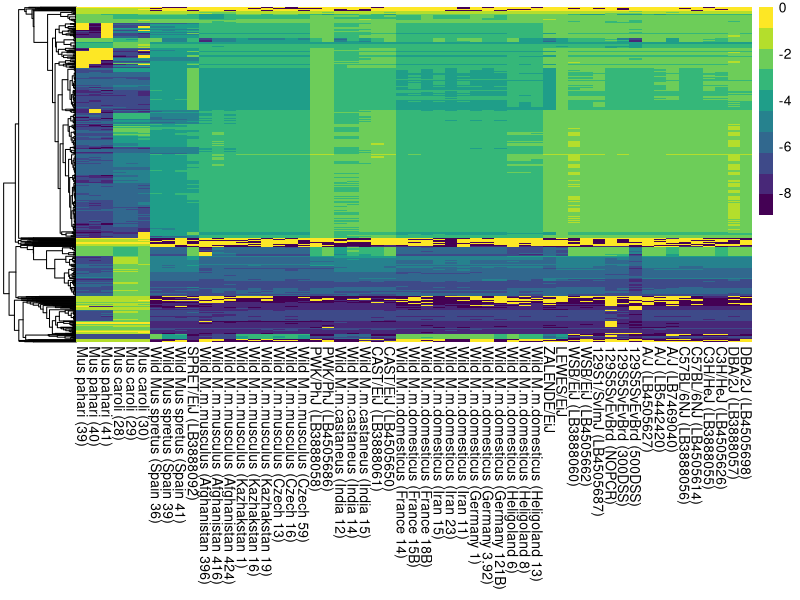

Recreate this plot in R.
## ---- chunk 1
library(pheatmap)
library('viridis')
#setwd('~/Downloads/Figures/Figure1/')
## ---- chunk 2
#setwd('~/Box Sync/Dumont_Lab/k-merDigging/kmer_variance/data/')
k15mers <- read.table(file = 'top_1000_fixed_sorted.txt', header = TRUE, sep = '\t')

k15mersheatmap <- as.matrix(k15mers[,4:62])
k15mersheatmap[is.na(k15mersheatmap)] <- 0
## ---- chunk 3
k15merslogtrans <- log10(k15mers[,4:62])

#Ordering the columns by phylogenetic similarity
k15merslogtransordered <- k15merslogtrans[,48:50]
k15merslogtransordered <- cbind(k15merslogtransordered,k15merslogtrans[,12:14])
k15merslogtransordered <- cbind(k15merslogtransordered,k15merslogtrans[,54:56])
k15merslogtransordered <- cbind(k15merslogtransordered,k15merslogtrans[,53])
k15merslogtransordered <- cbind(k15merslogtransordered,k15merslogtrans[,39:47])
k15merslogtransordered <- cbind(k15merslogtransordered,k15merslogtrans[,51:52])
k15merslogtransordered <- cbind(k15merslogtransordered,k15merslogtrans[,15:19])
k15merslogtransordered <- cbind(k15merslogtransordered,k15merslogtrans[,22:37])
k15merslogtransordered <- cbind(k15merslogtransordered,k15merslogtrans[,59])
k15merslogtransordered <- cbind(k15merslogtransordered,k15merslogtrans[,38])
k15merslogtransordered <- cbind(k15merslogtransordered,k15merslogtrans[,57:58])
k15merslogtransordered <- cbind(k15merslogtransordered,k15merslogtrans[,1:11])
k15merslogtransordered <- cbind(k15merslogtransordered,k15merslogtrans[,20:21])
k15merslogtransordered <- k15merslogtransordered[,-32]
k15merslogtransordered <- k15merslogtransordered[,-32]
k15merslogtransordered <- k15merslogtransordered[,-32]
k15merslogtransordered <- k15merslogtransordered[,-35]

colnames(k15merslogtransordered) <- c("Mus pahari (39)","Mus pahari (40)","Mus pahari (41)", "Mus caroli (28)", "Mus caroli (29)", "Mus caroli (30)","Wild Mus spretus (Spain 36)", "Wild Mus spretus (Spain 39)", "Wild Mus spretus (Spain 41)", "SPRET/EiJ (LB3888092)", "Wild M.m.musculus (Afghanistan 396)", "Wild M.m.musculus (Afghanistan 416)","Wild M.m.musculus (Afghanistan 424)","Wild M.m.musculus (Kazhakstan 1)","Wild M.m.musculus (Kazhakstan 16)","Wild M.m.musculus (Kazhakstan 19)", "Wild M.m.musculus (Czech 13)","Wild M.m.musculus (Czech 16)","Wild M.m.musculus (Czech 59)","PWK/PhJ (LB3888058)","PWK/PhJ (LB4505686)","Wild M.m.castaneus (India 12)","Wild M.m.castaneus (India 14)","Wild M.m.castaneus (India 15)","CAST/EiJ (LB3888061)","CAST/EiJ (LB4505650)","Wild M.m.domesticus (France 14)","Wild M.m.domesticus (France 15B)","Wild M.m.domesticus (France 18B)","Wild M.m.domesticus (Iran 15)","Wild M.m.domesticus (Iran 23)",        "Wild M.m.domesticus (Iran 11)","Wild M.m.domesticus (Germany 1)","Wild M.m.domesticus (Germany 3.92)","Wild M.m.domesticus (Germany 121B)", "Wild M.m.domesticus (Heligoland 6)","Wild M.m.domesticus (Heligoland 8)","Wild M.m.domesticus (Heligoland 13)","ZALENDE/EiJ","LEWES/EiJ","WSB/EiJ (LB3888060)","WSB/EiJ (LB4505662)","129S1/SvImJ (LB4505687)","129S5SvEvBrd (NOPCR)","129S5SvEvBrd (300DSS)","129S5SvEvBrd (500DSS)","A/J (LB4505627)", "A/J (LB5442420)","A/J (LB7469040)","C57BL/6NJ (LB3888056)", "C57BL/6NJ (LB4505614)","C3H/HeJ (LB3888055)","C3H/HeJ (LB4505626)","DBA/2J (LB3888057)","DBA/2J (LB4505698)" )


## ---- chunk 4
setwd('/Users/arorau/Box Sync/Dumont_Lab/k-merDigging/kmer_variance/plots/')

k15merslogtransordered[is.na(k15merslogtransordered)] <- 0

svg(filename = 'Figure1.svg', 
      width = 8, 
      height = 6)
pheatmap(k15merslogtransordered, 
         cluster_cols = FALSE,
         cluster_rows = TRUE, 
         color = viridis(10),
         legend = TRUE,
         #clustering_distance_rows = "correlation",
         show_rownames = FALSE,
         annotation_names_col = TRUE, 
         fontsize_col = 10, 
         height = 9,
         width = 9)
dev.off()
